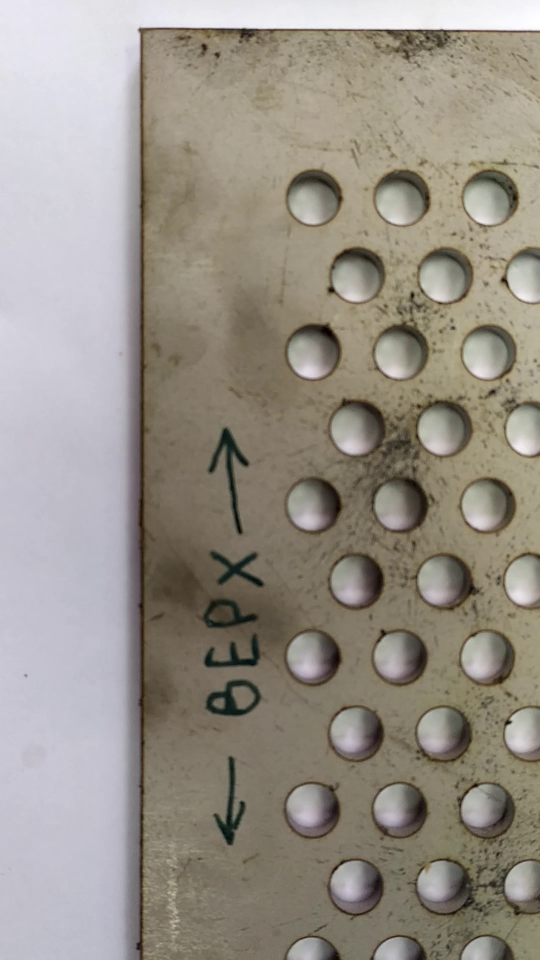
#> input picture pre-diploma practice/DP-main/def_marker/frame0.jpg, 1080 x 1920 px, given in place of VID_20210901_124602.mp4, which was not available (shown at 1/2 size)
$ python build_contour.py
#> lines starting #> are read from the running program, lines starting #| are printed output that depends on the picture; after the words box and inside, x2 and y2 are one past the last pixel; in counts of white or black regions, pixels touching at a corner belong together; pictures that were not available may be replaced by others from this repository, and a replacement may not be noted
#> further down, frame is the input picture: shape (1920, 1080, 3); mean B, G, R 135.7, 145.3, 151.6
from typing import Counter
import cv2
import numpy as np

# [56 lines of commented-out code are left out]

def DrawCountursToImage(image, t=1):
        # 4. Рисуем контурную функцию
    # Пользовательская функция рисования контура (для упрощения операции)
    # Введите 1: winName: имя окна
    # Вход 2: изображение: исходное изображение
    # Вход 3: контуры: контуры
    # Ввод 4: draw_on_blank: метод рисования, True рисует на белом фоне, False: рисует на исходном изображении
#> called with t = 1
    def drawMyContours(winName, image, contours, draw_on_blank = True):
        # cv2.drawContours(image, contours, index, color, line_width)
            # Входные параметры:
            # изображение: изображение холста того же размера, что и исходное изображение (также может быть исходным изображением)
            # контуры: контуры (список питонов)
            # index: индекс контура (при значении -1 нарисуйте все контуры)
            # цвет: цвет линии,
            # line_width: толщина линии
            # Вернуть контурное изображение
            if (draw_on_blank): # нарисовать контур на белом фоне
                temp = np.ones(image.shape, dtype=np.uint8) * 255
                cv2.drawContours(temp, contours, -1, (0, 0, 0), 2)
            else:
                temp = image.copy()
                cv2.drawContours(temp, contours, -1, (0, 0, 255), 2)

            cv2.imshow(winName, temp)
            # cv2.waitKey()


    # Пользовательская функция: используется для удаления контура указанного порядкового номера в списке
    # Вход 1: контуры: исходные контуры
    # Ввод 2: delete_list: список номеров контуров, которые нужно удалить
    # Возвращаемое значение: контуры: отфильтрованные контуры
    def delet_contours(contours, delete_list):
        delta = 0
        for i in range(len(delete_list)):
            # print("i= ", i)
            del contours[delete_list[i] - delta]
            delta = delta + 1
        return contours


    # 1. Загрузить изображение
    # image = cv2.imread("../media/photos_with_video/frame15.jpg", 1)
    # print(image.shape)
    height, width, channel = image.shape
#> height = 1920; width = 1080; channel = 3
    image = cv2.resize(image, (int(0.5*width), int(0.5*height)), interpolation=cv2.INTER_CUBIC)
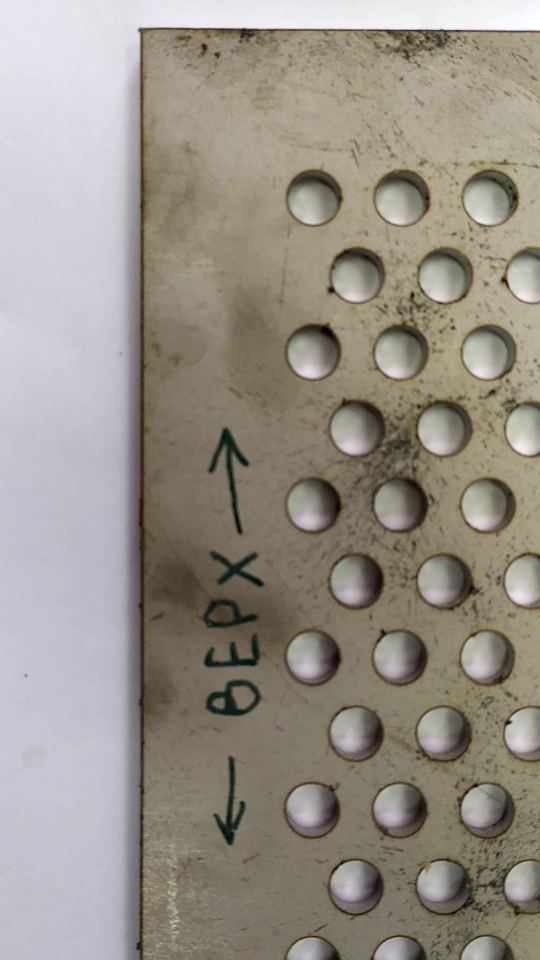
#> image: shape (960, 540, 3); mean of channels 0, 1, 2 135.7, 145.3, 151.6; drawn as B, G, R
    # cv2.imshow("original", image)
    # cv2.waitKey()

    # 2. Предварительная обработка
    gray = cv2.cvtColor(image, cv2.COLOR_BGR2GRAY)
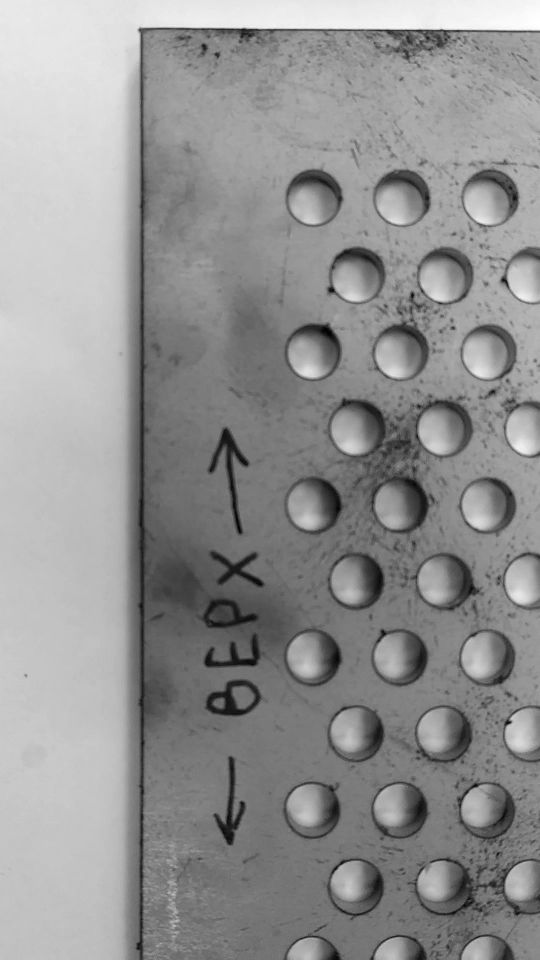
#> gray: shape (960, 540); min 2, max 255, mean 146.1
    # print(gray.shape)
    # cv2.imshow("gray", gray)

    gray = cv2.GaussianBlur(gray, (3, 3), 1)
    ret, binary = cv2.threshold(gray, 150, 255, cv2.THRESH_BINARY_INV)
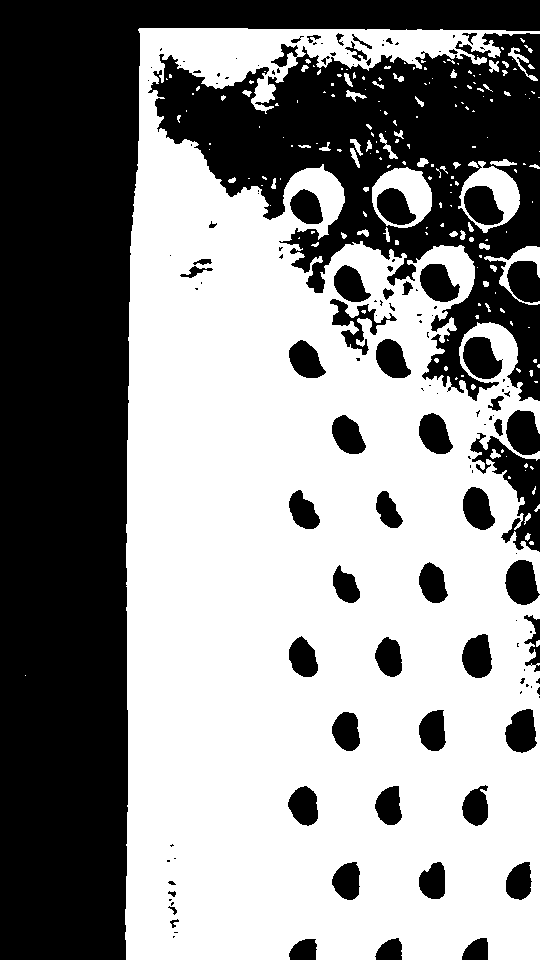
#> binary: shape (960, 540); 55.6% white; 138 black regions (78 under 20 px), largest, box (x1, y1, x2, y2) and area: (0, 0, 540, 960) 136495, (148, 33, 540, 401) 58558, (470, 433, 540, 552) 3111
    # cv2.imshow("binary", binary)

    element = cv2.getStructuringElement (cv2.MORPH_RECT, (3, 3)) # 3 * 3 квадрат, 8-битный тип uchar, все 1 структурные элементы
    binary = cv2.morphologyEx(binary, cv2.MORPH_CLOSE, element)
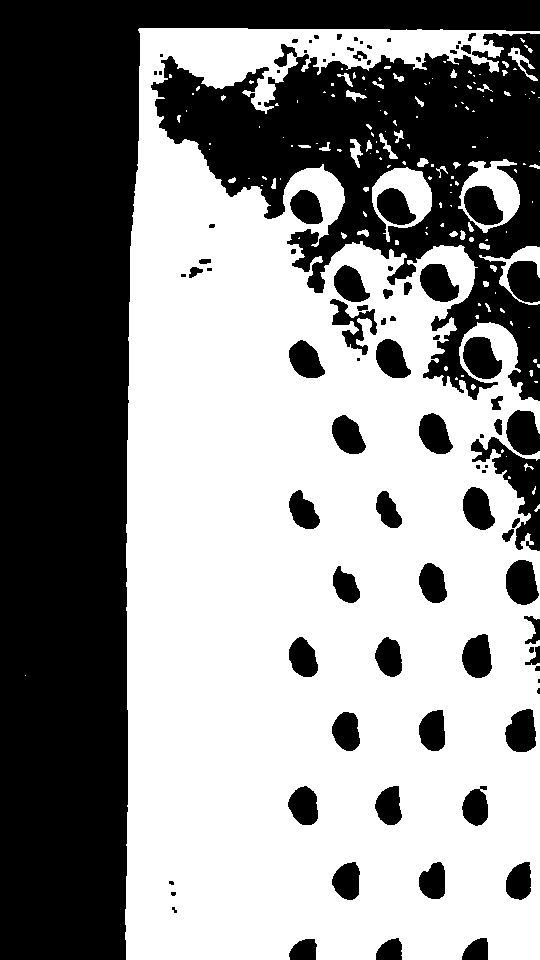
#> binary: shape (960, 540); 56% white; 94 black regions (30 under 20 px)

    # cv2.imshow("morphology", binary)
    # cv2.waitKey()

    # 3. Найти контуры
    contours, hierarchy = cv2.findContours(binary, cv2.RETR_TREE, cv2.CHAIN_APPROX_NONE)
#> contours = 231 contours, 136 with area under 20; largest, box (x1, y1, x2, y2) and area: (125, 28, 540, 960) 305444, (458, 159, 520, 233) 2944, (372, 167, 432, 242) 2825, (462, 336, 503, 380) 1240, (505, 559, 540, 606) 1202
    print("find", len(contours), "contours")
#| find 231 contours

    # 4. Нарисуйте оригинальный контур
    # drawMyContours("find contours", image, contours, True)

    # 5.Фильтры контуров
    # 5.1 Фильтрация контуров с использованием иерархии
    # hierarchy[i]: [Next，Previous，First_Child，Parent]
    # Не требует родительского контура
    delete_list = [] # Создать список номеров контуров для удаления
    c, row, col = hierarchy.shape
#> c = 1; row = 231; col = 4
    for i in range(row):
        if hierarchy [0, i, 2]> 0: # имеет дочерний контур
            delete_list.append(i)
#> after the loop, delete_list = [56, 65, 146, 150]

    # Удалить контуры, которые не соответствуют требованиям, согласно номеру списка
    # contours = delet_contours(contours, delete_list)

    print(len(contours), "contours left after hierarchy filter")
#| 231 contours left after hierarchy filter
    # drawMyContours("contours after hierarchy filtering", image, contours, True)


    # 5.2 Использовать фильтрацию по длине контура
    min_size = 100
    max_size = 1000
    delete_list = []
    for i in range(len(contours)):
        if (cv2.arcLength(contours[i], True) < min_size) or (cv2.arcLength(contours[i], True) > max_size):
            delete_list.append(i)
#> after the loop, delete_list = 198 values from 0 to 230

    # Удалить контуры, которые не соответствуют требованиям, согласно номеру списка
    contours = delet_contours(contours, delete_list)
#> after the loop in delet_contours, `for i in range(len(delete_list)):`: delta = 198
#> contours = 33 contours; largest, box (x1, y1, x2, y2) and area: (458, 159, 520, 233) 2944, (372, 167, 432, 242) 2825, (462, 336, 503, 380) 1240, (505, 559, 540, 606) 1202, (463, 185, 504, 226) 1166

    print(len(contours), "contours left after length filter")
#| 33 contours left after length filter
    # drawMyContours("contours after length filtering", image, contours, False)

    # 6. Дескриптор формы
    # 6.1 минимальный покрывающий прямоугольник
    result = image.copy()
    # [10 lines of commented-out code are left out]
    for i in range(len(contours)):
        ((x, y), radius) = cv2.minEnclosingCircle(contours[i])
        cv2.circle(result, (int(x), int(y)), int(radius), (0, 255, 255), 2)
#> this loop made 33 passes
#> (x, y, radius) on passes 1 to 12: (512.2, 275, 38.76), (403.5, 205.7, 38.91), (396.5, 206.5, 22.64), (492.3, 194.1, 39.06), (484, 205, 23.6), (524, 64, 20.62), (520, 879.5, 20.57), (435.5, 880, 19.53), (350.6, 880.4, 19.91), (476.5, 806.9, 19.11), (392.5, 805, 20.74), (306.5, 805.2, 20.33)
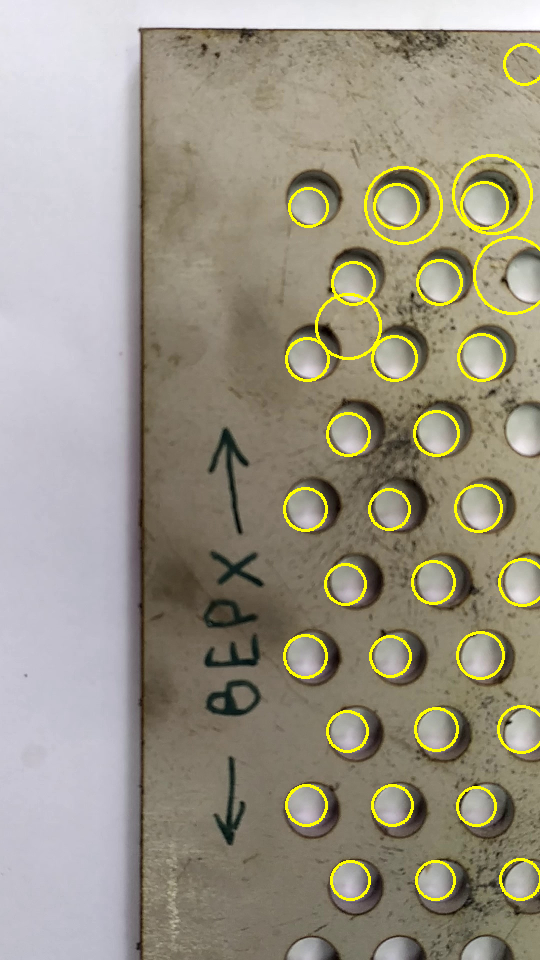
#> result: shape (960, 540, 3); 2.67% of pixels changed, all inside (x1, y1, x2, y2) = (283, 43, 540, 901); drawn as B, G, R

    cv2.imshow("center", result)

    # cv2.waitKey(t)


#? For video
cap = cv2.VideoCapture("../media/VID_20210901_124602.mp4")

count = 0
while cap.isOpened():
    try:
        # Capture frame-by-frame
        cap.set(cv2.CAP_PROP_POS_MSEC, (count * 100))
        ret, frame = cap.read()
        count += 1
        if ret == False:
            break

        DrawCountursToImage(frame)

        if cv2.waitKey(1) & 0xFF == ord('q'):
#> (key q is pressed here)
            break

    except Exception as e:
        pass

#? For image
# img = cv2.imread("../media/photos_with_video/frame15.jpg", 1)
# DrawCountursToImage(img, 0)

$ run again, on pre-diploma practice/DP-main/def_marker/frame10.jpg
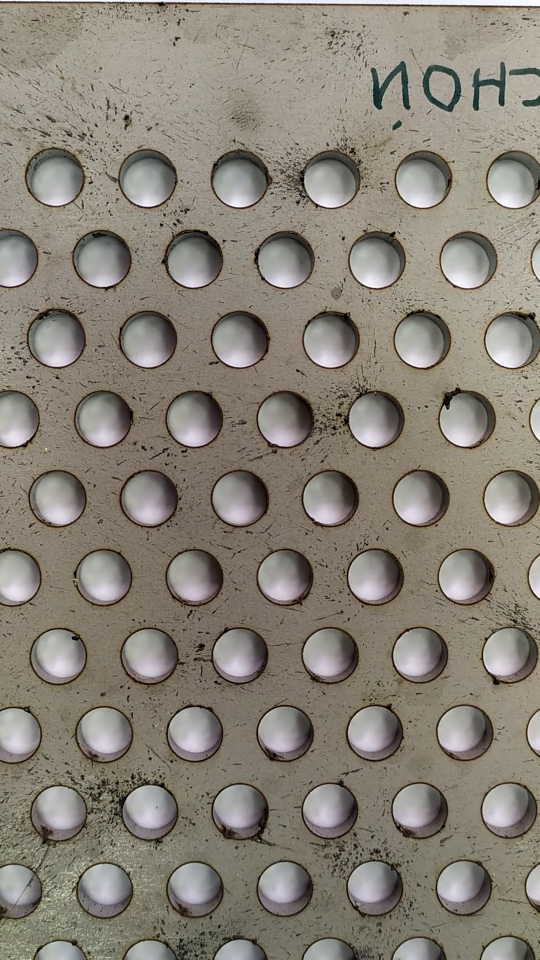
#> input picture pre-diploma practice/DP-main/def_marker/frame10.jpg, 1080 x 1920 px, given in place of VID_20210901_124602.mp4, which was not available (shown at 1/2 size)
#> frame is the input picture: shape (1920, 1080, 3); mean B, G, R 119.1, 129.8, 136.3
#> in DrawCountursToImage, `binary = cv2.morphologyEx(binary, cv2.MORPH_CLOSE, element)`:
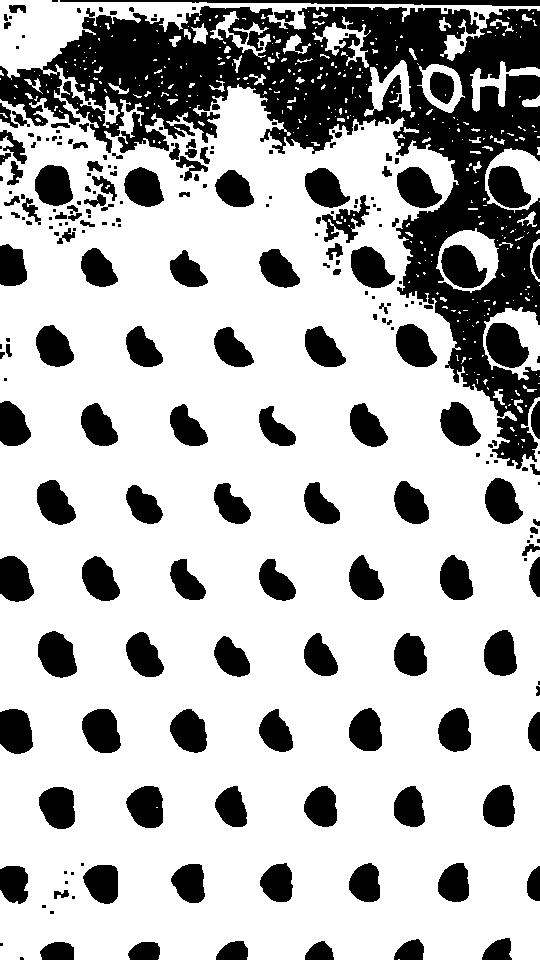
#> binary: shape (960, 540); 71.9% white; 246 black regions (102 under 20 px)
#> in DrawCountursToImage, `contours, hierarchy = cv2.findContours(binary, cv2.RETR_TREE, cv2.CHAI..`: contours = 598 contours, 415 with area under 20; largest, box (x1, y1, x2, y2) and area: (0, 0, 540, 960) 416674, (483, 307, 540, 380) 3000, (436, 228, 499, 293) 2864, (485, 148, 540, 213) 2723, (485, 322, 530, 369) 1448
#| find 598 contours
#> after the loop in DrawCountursToImage, `for i in range(row):`: delete_list = [43, 90, 112, 279, 280, 366, 375, 377, 395, 509, 522, 546, 589]
#| 598 contours left after hierarchy filter
#> after the loop in DrawCountursToImage, `for i in range(len(contours)):`: delete_list = 529 values from 0 to 597
#> after the loop in delet_contours, `for i in range(len(delete_list)):`: delta = 529
#> in DrawCountursToImage, `contours = delet_contours(contours, delete_list)`: contours = 69 contours; largest, box (x1, y1, x2, y2) and area: (483, 307, 540, 380) 3000, (436, 228, 499, 293) 2864, (485, 148, 540, 213) 2723, (485, 322, 530, 369) 1448, (417, 64, 465, 113) 1436
#| 69 contours left after length filter
#> the loop in DrawCountursToImage, `for i in range(len(contours)):` made 69 passes
#> (x, y, radius) on passes 1 to 8: (514, 343.7, 37.6), (506.5, 344, 25.81), (538.5, 260, 21.01), (466, 260.5, 35.3), (463.3, 265.3, 26.01), (512.5, 181.3, 33.43), (510, 185, 25.61), (437.6, 87.22, 28.19)
#> after the loop in DrawCountursToImage, `for i in range(len(contours)):`:
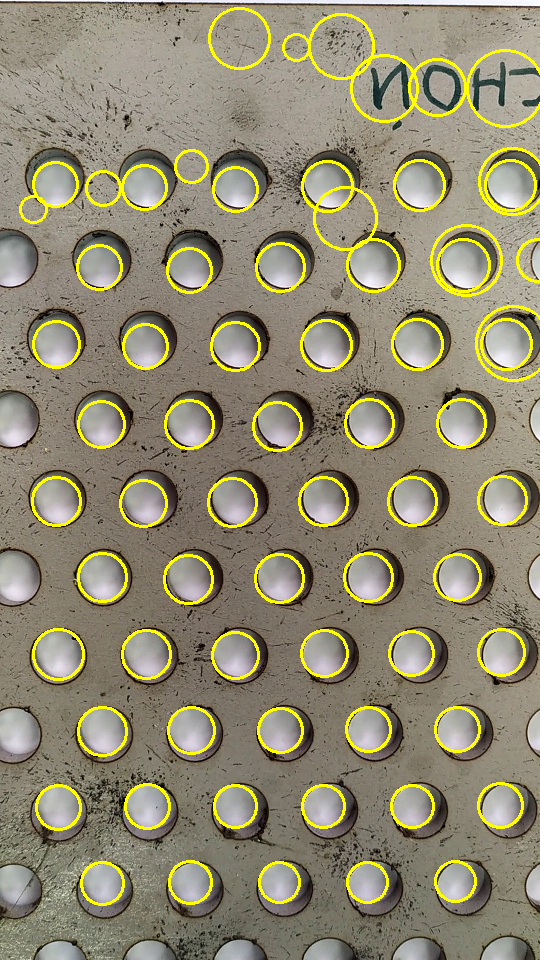
#> result: shape (960, 540, 3); mean of channels 0, 1, 2 112.5, 138, 144; drawn as B, G, R

$ run again, on pre-diploma practice/DP-main/def_marker/frame11.jpg
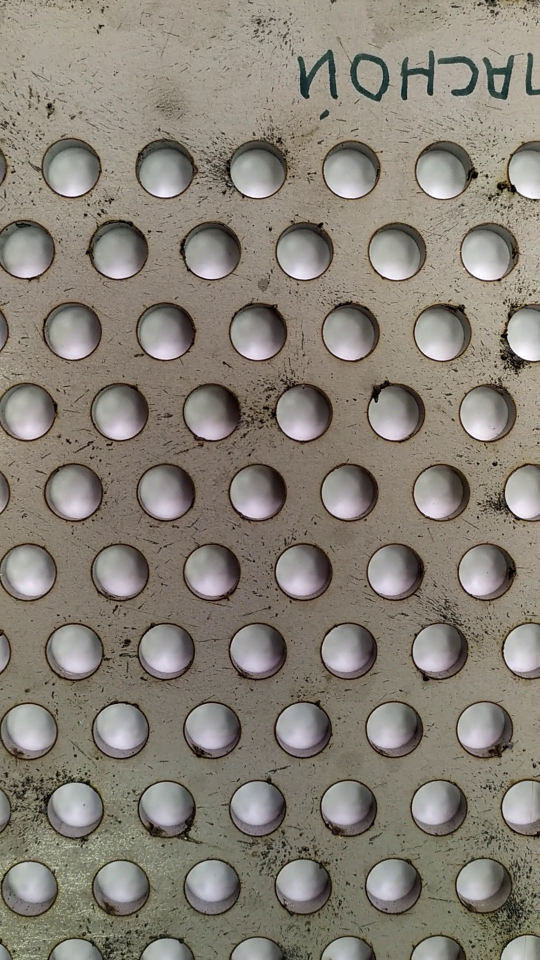
#> input picture pre-diploma practice/DP-main/def_marker/frame11.jpg, 1080 x 1920 px, given in place of VID_20210901_124602.mp4, which was not available (shown at 1/2 size)
#> frame is the input picture: shape (1920, 1080, 3); mean B, G, R 118.1, 128.5, 134.8
#> in DrawCountursToImage, `binary = cv2.morphologyEx(binary, cv2.MORPH_CLOSE, element)`:
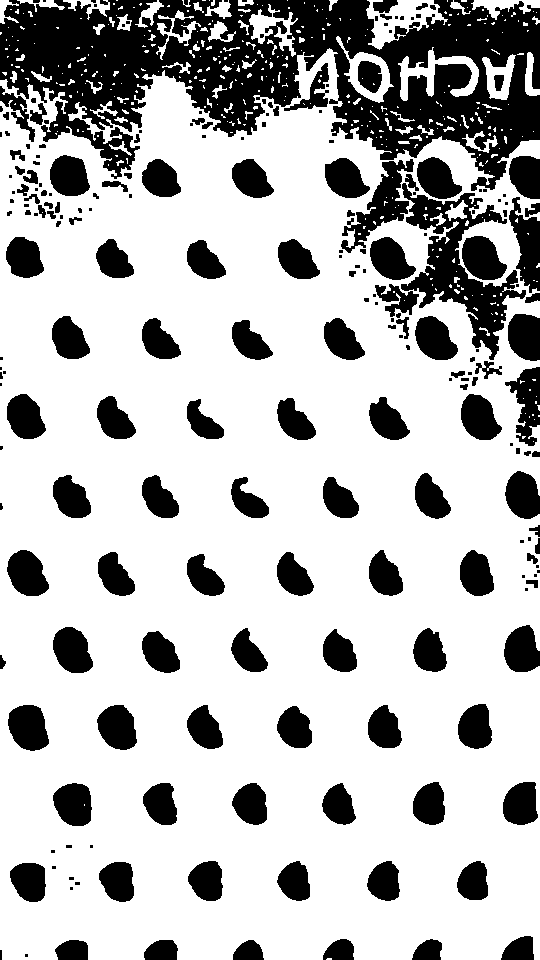
#> binary: shape (960, 540); 72.5% white; 222 black regions (88 under 20 px)
#> in DrawCountursToImage, `contours, hierarchy = cv2.findContours(binary, cv2.RETR_TREE, cv2.CHAI..`: contours = 588 contours, 412 with area under 20; largest, box (x1, y1, x2, y2) and area: (0, 48, 540, 960) 436678, (400, 182, 527, 361) 8042, (340, 158, 415, 254) 2532, (366, 0, 448, 50) 1855, (336, 36, 394, 103) 1566
#| find 588 contours
#> after the loop in DrawCountursToImage, `for i in range(row):`: delete_list = [203, 217, 235, 305, 334, 354, 398, 444, 474, 475, 525, 550, 561, 584]
#| 588 contours left after hierarchy filter
#> after the loop in DrawCountursToImage, `for i in range(len(contours)):`: delete_list = 511 values from 0 to 585
#> after the loop in delet_contours, `for i in range(len(delete_list)):`: delta = 511
#> in DrawCountursToImage, `contours = delet_contours(contours, delete_list)`: contours = 77 contours; largest, box (x1, y1, x2, y2) and area: (340, 158, 415, 254) 2532, (366, 0, 448, 50) 1855, (336, 36, 394, 103) 1566, (7, 704, 50, 752) 1508, (461, 235, 508, 281) 1476
#| 77 contours left after length filter
#> the loop in DrawCountursToImage, `for i in range(len(contours)):` made 77 passes
#> (x, y, radius) on passes 1 to 8: (479.5, 140.5, 17.68), (103.5, 110.5, 13.58), (500.2, 75.16, 25.01), (532, 73.5, 21.87), (28.1, 882.3, 22.18), (118.3, 881.7, 22.07), (474.7, 880.1, 20.83), (386.2, 880.5, 21.02)
#> after the loop in DrawCountursToImage, `for i in range(len(contours)):`:
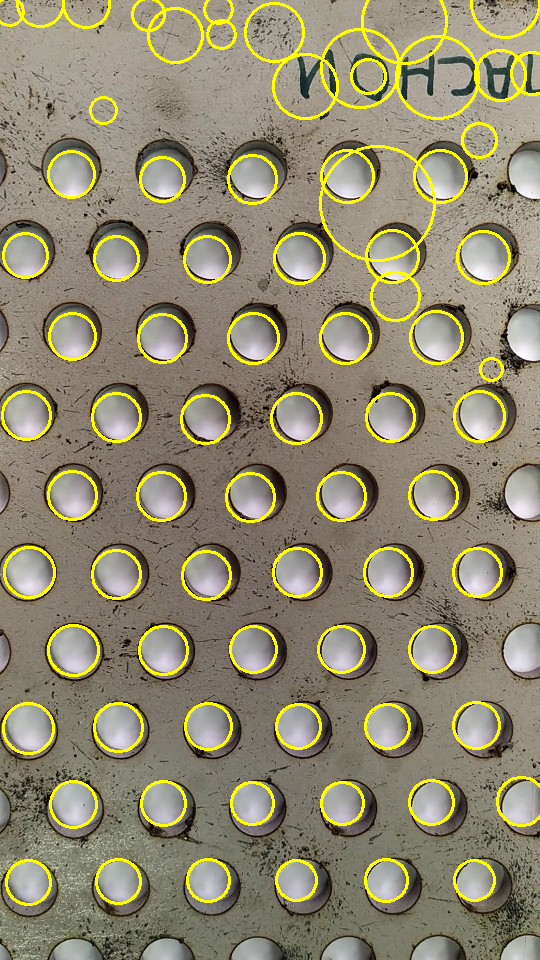
#> result: shape (960, 540, 3); mean of channels 0, 1, 2 110.9, 137.3, 143.2; drawn as B, G, R
